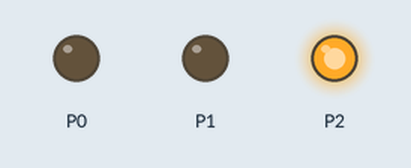
A program run on a simulated BBC micro:bit (MakeCode). Shown: output pins drawn as LEDs (lit = HIGH).

Above: at 5.0 s.
At 11.5 s:
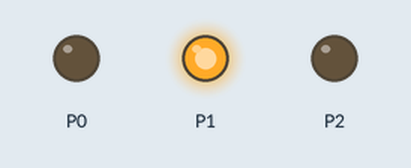
At 22.0 s:
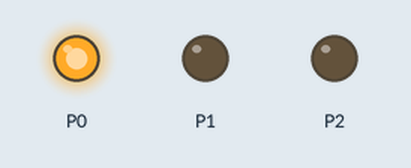
Timing chart, 0 to 40.3 s (numbered marks = the images above):
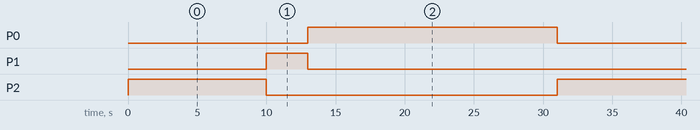

The program:

main.ts
```typescript
radio.setGroup(219)
basic.forever(function () {
    pins.analogWritePin(AnalogPin.P0, 0)
    pins.analogWritePin(AnalogPin.P2, 1023)
    basic.pause(10000)
    pins.analogWritePin(AnalogPin.P2, 0)
    pins.analogWritePin(AnalogPin.P1, 1023)
    basic.pause(3000)
    pins.analogWritePin(AnalogPin.P1, 0)
    pins.analogWritePin(AnalogPin.P0, 1023)
    basic.pause(18000)
})
```

test.ts
```typescript
// テストはここに来ます。このパッケージが拡張機能として使用されるときにはコンパイルされません。
```

Measured:
- by itself, P0: alternates HIGH for 18.0 s and LOW for 13.0 s
- by itself, P1: alternates HIGH for 3.0 s and LOW for 28.0 s
- by itself, P2: alternates HIGH for 10.0 s and LOW for 21.0 s
